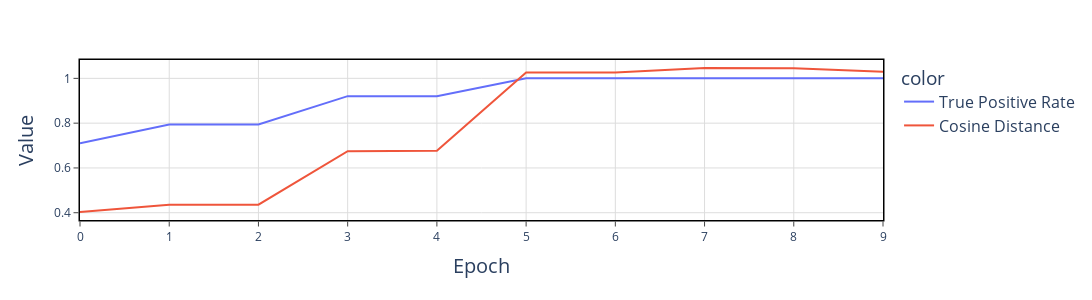

Notebook source saved alongside this figure:
### Code cell
tprs = learned_context_model.metrics[1].values
plot_angles = pd.DataFrame(learned_context_model.metrics[2].values)
plot_angles = plot_angles[plot_angles.color=='across'].y.values
ys = list(tprs)+list(plot_angles)
xs = list(range(len(tprs)))*2
colors = ['True Positive Rate']*len(tprs)+['Cosine Distance']*len(plot_angles)
fig = px.line(x=xs,y=ys,color=colors,)
fig.update_layout(width=1600,height=300,plot_bgcolor='white',
                    legend=dict(
                                font=dict(size=16)
                                )
)
fig.update_xaxes(title='Epoch',showline=True,linewidth=1.5,linecolor='black',mirror=True,ticks='outside',showgrid=True,gridcolor='#dddddd',titlefont=dict(size=20))
fig.update_yaxes(title='Value',showline=True,linewidth=1.5,linecolor='black',mirror=True,ticks='outside',showgrid=True,gridcolor='#dddddd',titlefont=dict(size=20))
fig.show()

### Figure 1 — Plotly figure (JSON) as saved in the notebook; plotly's stock layout.template omitted (floating-point values rounded to 4 significant figures)
{"data": [{"hovertemplate": "color=True Positive Rate<br>x=%{x}<br>y=%{y}<extra></extra>", "legendgroup": "True Positive Rate", "line": {"color": "#636efa", "dash": "solid"}, "marker": {"symbol": "circle"}, "mode": "lines", "name": "True Positive Rate", "orientation": "v", "showlegend": true, "type": "scatter", "x": [0, 1, 2, 3, 4, 5, 6, 7, 8, 9], "xaxis": "x", "y": [0.7105, 0.7939, 0.7939, 0.9206, 0.9206, 1, 1, 1, 1, 1], "yaxis": "y"}, {"hovertemplate": "color=Cosine Distance<br>x=%{x}<br>y=%{y}<extra></extra>", "legendgroup": "Cosine Distance", "line": {"color": "#EF553B", "dash": "solid"}, "marker": {"symbol": "circle"}, "mode": "lines", "name": "Cosine Distance", "orientation": "v", "showlegend": true, "type": "scatter", "x": [0, 1, 2, 3, 4, 5, 6, 7, 8, 9], "xaxis": "x", "y": [0.4033, 0.4357, 0.4361, 0.6746, 0.6765, 1.026, 1.026, 1.046, 1.046, 1.03], "yaxis": "y"}], "layout": {"height": 300, "legend": {"font": {"size": 16}, "title": {"text": "color"}, "tracegroupgap": 0}, "margin": {"t": 60}, "plot_bgcolor": "white", "width": 1600, "xaxis": {"anchor": "y", "domain": [0, 1], "gridcolor": "#dddddd", "linecolor": "black", "linewidth": 1.5, "mirror": true, "showgrid": true, "showline": true, "ticks": "outside", "title": {"font": {"size": 20}, "text": "Epoch"}}, "yaxis": {"anchor": "x", "domain": [0, 1], "gridcolor": "#dddddd", "linecolor": "black", "linewidth": 1.5, "mirror": true, "showgrid": true, "showline": true, "ticks": "outside", "title": {"font": {"size": 20}, "text": "Value"}}}}
